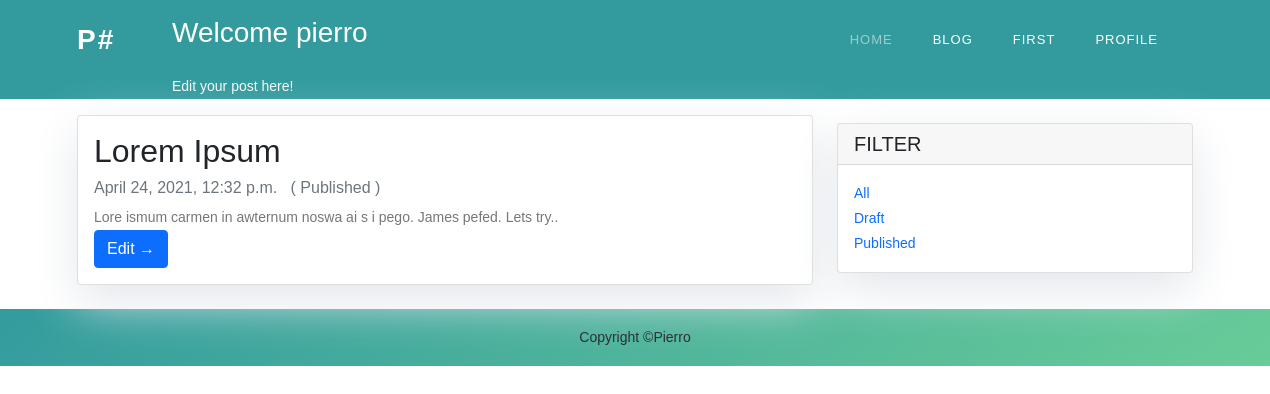
Screenshot of /blog/admin/Published/ (signed in) with the database file from the repository.
### blog/models.py (models this page shows, shortened)
class Post(models.Model):
	STATUS = (
		(0, 'Draft'), (1, 'Publish')
		)
	author = models.ForeignKey(User, on_delete=models.CASCADE)
	title = models.CharField(max_length=200, unique=True)
	slug = models.SlugField(max_length=200, unique=True)
	body = models.TextField()
	status = models.IntegerField(choices=STATUS, default=0)
	date_created = models.DateTimeField(auto_now_add=True)
	date_modified = models.DateTimeField()
	class Meta:
		ordering = ['-date_created']

### blog/views.py (the view)
# urls.py: path('admin/<str:filter>/', views.blog_admin_index, name='blog_admin_index'),
def blog_admin_index(req, filter):
	if not req.user.is_authenticated:
		return redirect('blog_index')
	if filter == 'All':
		queryset = Post.objects.filter(author=req.user).order_by('-date_created')
	elif filter == 'Draft':
		queryset = Post.objects.filter(status=0, author=req.user).order_by('-date_created')
	elif filter =='Published':
		queryset = Post.objects.filter(status=1, author=req.user).order_by('-date_created')
	else:
		raise Http404('Path does not exist')
	contxt = {'title': 'Blog', 'posts': queryset, 'status': ['Draft', 'Published'] }
	return render(req, 'blog/blog_admin.html', contxt)

### blog/templates/blog/blog_admin.html (shortened to what this page needs)
{%extends 'base.html' %}
{%block content %}
{% if user.is_authenticated %}
<header style="background: rgb(51,155,158)">
    <div class="container">
        <div class="row">
            <div class="col-md-8 col-md-10 mx-auto">
                <div class="site-heading">
                    <h3 class="site-heading my-4 mt-3 text-white">Welcome {{user.username}} </h3>
                    <p class="text-light"> Edit your post here! &nbsp;
                    </p>
                </div>
            </div>
        </div>
    </div>
</header>
<div class="container">
    <div class="row">
        <div class="col-md-8 mt-3 left">
        	{%if posts %}
	            {% for post in posts %}
	            <div class="card mb-4">
	                <div class="card-body">
	                    <h2 class="card-title">{{ post.title }}</h2>
	                    <p class="card-text text-muted h6"> {{ post.date_created}}  &nbsp; ({%if post.status %} {{status.1}} {%else%} {{status.0}} {% endif %}) </p>
	                    <p class="card-text">{{post.body|slice:":200" }}</p>
	                    <a href="{%url 'update_blog' post.slug %}" class="btn btn-primary">Edit &rarr;</a>
	                </div>
	            </div>
	            {% endfor %}
            {%else%}
            <p> Nothing here!
            {% endif %}
        </div>
        {% block sidebar %} {% include 'blog/filterbar.html' %} {% endblock sidebar %}
    </div>
</div>
	{% else %}
		<p>
			Please Sign In to write an article.
		</p>
	{% endif %}
{%endblock%}

### static/css/style.css (style rules this page uses)
html, body, div, span, applet, object, iframe, h1, h2, h3, h4, h5, h6, p, blockquote, div pre, a, abbr, acronym, address, big, cite, code, del, dfn, em, font, img, ins, kbd, q, s, samp, small, strike, strong, sub, sup, tt, var, b, u, i, center, dl, dt, dd, ol, ul, li, figure, header, nav, section, article, aside, footer, figcaption { margin: 0; padding: 0; border: 0; outline: 0; }
header, nav, section, article, aside, footer, hgroup { display: block; }
* { box-sizing: border-box; }
html, body { font-family: 'Raleway', sans-serif; font-weight: 400; background-color: #fff; font-size: 16px; -ms-text-size-adjust: 100%; -webkit-font-smoothing: antialiased; -moz-osx-font-smoothing: grayscale; }
a { text-decoration: none !important; }
h1, h2, h3, h4, h5, h6 { margin-top: 0px; margin-bottom: 0px; }
p { font-size: 14px; line-height: 25px; color: #777; }
html, body { background: #fff; font-family: 'Raleway', sans-serif; }
*, *:before, *:after { -webkit-box-sizing: border-box; box-sizing: border-box; -webkit-font-smoothing: antialiased; -moz-osx-font-smoothing: grayscale; }

### blog/templates/blog/blog_admin.html (style rules this page uses)
.card { box-shadow: 0 16px 48px #E3E7EB; }

### blog/templates/blog/filterbar.html (style rules this page uses)
.card { box-shadow: 0 16px 48px #E3E7EB; }

### rows the page displays
Post: title "Lorem Ipsum", date_created "April 24, 2021, 12:32 p.m.", status "Published", body "Lore ismum carmen in awternum noswa ai s i pego. James pefed. Lets try.."

### other values shown
{{ user.username }} "pierro"
